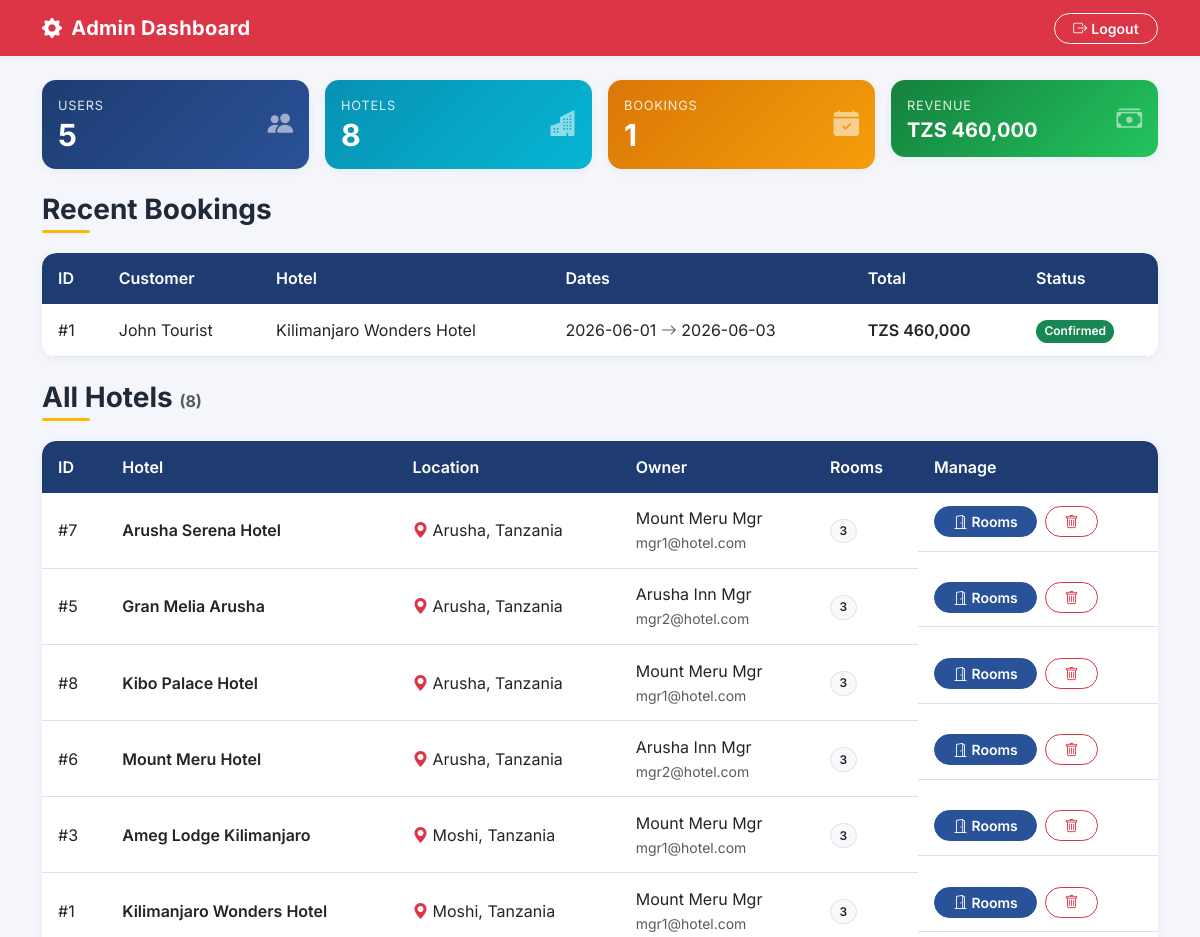
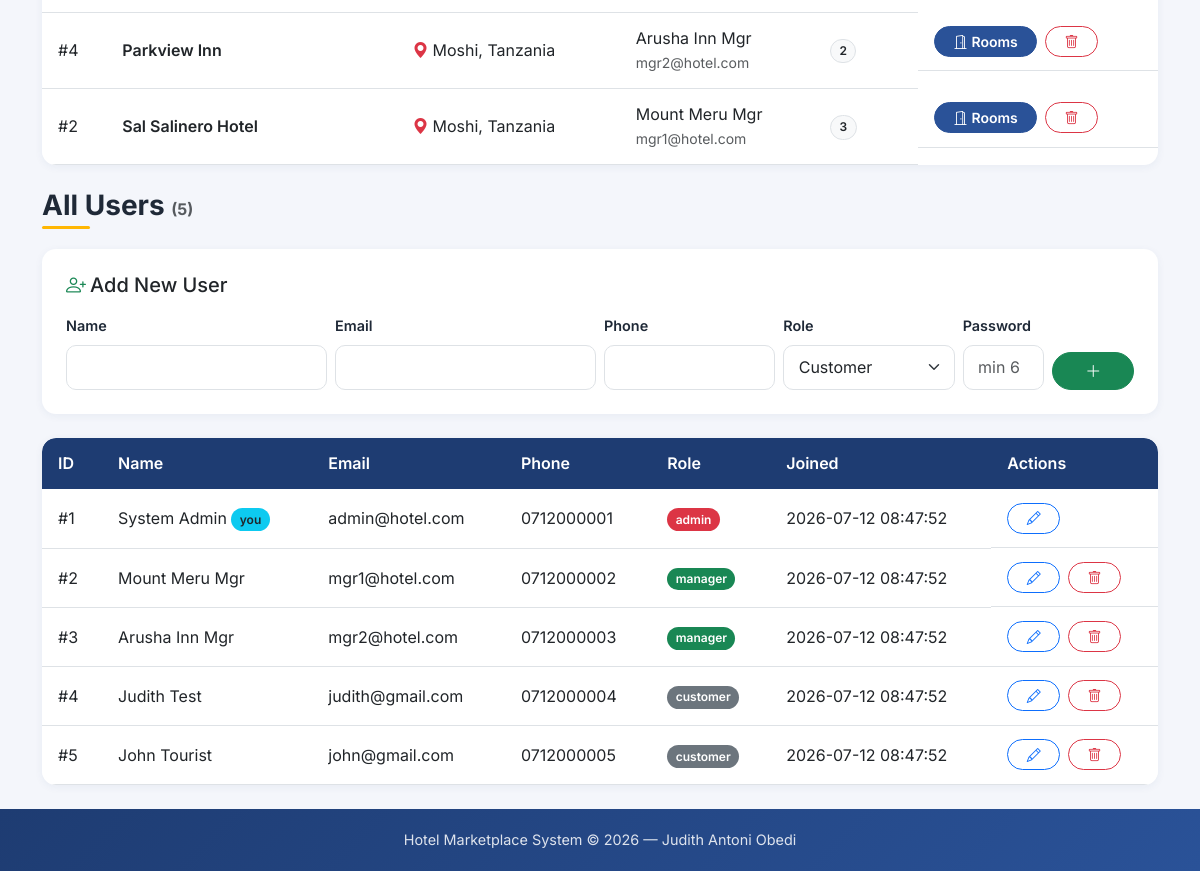
Page /admin_dashboard.php (signed in) on the committed database (2 pictures, top to bottom).
### tables this page shows
CREATE TABLE bookings (
    id INT AUTO_INCREMENT PRIMARY KEY,
    user_id INT NOT NULL,                    
    room_id INT NOT NULL,                    
    check_in DATE NOT NULL,
    check_out DATE NOT NULL,
    total_price DECIMAL(10,2) NOT NULL,
    status ENUM('pending', 'confirmed', 'cancelled', 'completed') NOT NULL DEFAULT 'confirmed',
    created_at TIMESTAMP DEFAULT CURRENT_TIMESTAMP,
    FOREIGN KEY (user_id) REFERENCES users(id) ON DELETE CASCADE,
    FOREIGN KEY (room_id) REFERENCES rooms(id) ON DELETE CASCADE,
     
    CHECK (check_out > check_in)
);

CREATE TABLE users (
    id INT AUTO_INCREMENT PRIMARY KEY,
    name VARCHAR(100) NOT NULL,
    email VARCHAR(150) NOT NULL UNIQUE,
    password VARCHAR(255) NOT NULL,         
    phone VARCHAR(20),
    role ENUM('customer', 'manager', 'admin') NOT NULL DEFAULT 'customer',
    created_at TIMESTAMP DEFAULT CURRENT_TIMESTAMP
);

CREATE TABLE hotels (
    id INT AUTO_INCREMENT PRIMARY KEY,
    manager_id INT NOT NULL,
    name VARCHAR(150) NOT NULL,
    location VARCHAR(150) NOT NULL,          
    description TEXT,
    image VARCHAR(255),                      
    website VARCHAR(255),                    
    phone VARCHAR(40),                       
    rating DECIMAL(2,1),                     
    created_at TIMESTAMP DEFAULT CURRENT_TIMESTAMP,
    FOREIGN KEY (manager_id) REFERENCES users(id) ON DELETE CASCADE
);

### config.php (called while the page is built, shortened)
<?php
function safe($text) {
    return htmlspecialchars($text, ENT_QUOTES, 'UTF-8');
}
?>

### admin_dashboard.php (the view, shortened to what this page needs)
<?php
require_once 'config.php';
$valid_roles = ['customer', 'manager', 'admin'];
$edit_user = (int)($_GET['edit_user'] ?? 0);
$stats = [
    'users'    => $pdo->query("SELECT COUNT(*) FROM users")->fetchColumn(),
    'hotels'   => $pdo->query("SELECT COUNT(*) FROM hotels")->fetchColumn(),
    'rooms'    => $pdo->query("SELECT COUNT(*) FROM rooms")->fetchColumn(),
    'bookings' => $pdo->query("SELECT COUNT(*) FROM bookings")->fetchColumn(),
    'revenue'  => $pdo->query("SELECT COALESCE(SUM(total_price),0) FROM bookings WHERE status='confirmed'")->fetchColumn(),
];
$recent = $pdo->query("
    SELECT b.*, u.name AS customer, h.name AS hotel
    FROM bookings b
    JOIN users u  ON b.user_id = u.id
    JOIN rooms r  ON b.room_id = r.id
    JOIN hotels h ON r.hotel_id = h.id
    ORDER BY b.created_at DESC LIMIT 10
")->fetchAll();
$users = $pdo->query("SELECT id, name, email, phone, role, created_at FROM users ORDER BY created_at DESC")->fetchAll();
$hotels = $pdo->query("
    SELECT h.*, u.name AS owner_name, u.email AS owner_email,
           (SELECT COUNT(*) FROM rooms r WHERE r.hotel_id = h.id AND r.is_active = 1) AS room_count
    FROM hotels h JOIN users u ON h.manager_id = u.id
    ORDER BY h.location, h.name
")->fetchAll();
?>
<!DOCTYPE html>
<html lang="en">
<head>
    <link href="https://cdn.jsdelivr.net/npm/bootstrap@5.3.0/dist/css/bootstrap.min.css" rel="stylesheet">
    <link href="https://cdn.jsdelivr.net/npm/bootstrap-icons@1.11.3/font/bootstrap-icons.min.css" rel="stylesheet">
    <link href="assets/css/app.css" rel="stylesheet">
</head>
<body>
<nav class="navbar navbar-dark bg-danger">
    <div class="container">
        <a class="navbar-brand"><i class="bi bi-gear-fill me-1"></i> Admin Dashboard</a>
        <a href="logout.php" class="btn btn-outline-light btn-sm"><i class="bi bi-box-arrow-right me-1"></i>Logout</a>
    </div>
</nav>
<main class="container my-4">
    <div class="row g-3 mb-4">
        <div class="col-6 col-lg-3">
            <div class="card stat-card" style="background:linear-gradient(135deg,#1e3c72,#2a5298);">
                <div class="card-body d-flex justify-content-between align-items-center">
                    <div><div class="stat-label">Users</div><p class="stat-value"><?= $stats['users'] ?></p></div>
                    <i class="bi bi-people-fill"></i>
                </div>
            </div>
        </div>
        <div class="col-6 col-lg-3">
            <div class="card stat-card" style="background:linear-gradient(135deg,#0891b2,#06b6d4);">
                <div class="card-body d-flex justify-content-between align-items-center">
                    <div><div class="stat-label">Hotels</div><p class="stat-value"><?= $stats['hotels'] ?></p></div>
                    <i class="bi bi-buildings-fill"></i>
                </div>
            </div>
        </div>
        <div class="col-6 col-lg-3">
            <div class="card stat-card" style="background:linear-gradient(135deg,#d97706,#f59e0b);">
                <div class="card-body d-flex justify-content-between align-items-center">
                    <div><div class="stat-label">Bookings</div><p class="stat-value"><?= $stats['bookings'] ?></p></div>
                    <i class="bi bi-calendar-check-fill"></i>
                </div>
            </div>
        </div>
        <div class="col-6 col-lg-3">
            <div class="card stat-card" style="background:linear-gradient(135deg,#15803d,#22c55e);">
                <div class="card-body d-flex justify-content-between align-items-center">
                    <div><div class="stat-label">Revenue</div><p class="stat-value fs-5">TZS <?= number_format($stats['revenue']) ?></p></div>
                    <i class="bi bi-cash-stack"></i>
                </div>
            </div>
        </div>
    </div>
    <h3 class="section-title">Recent Bookings</h3>
    <div class="table-wrap mb-4">
    <table class="table align-middle mb-0">
        <thead><tr>
            <th>ID</th><th>Customer</th><th>Hotel</th>
            <th>Dates</th><th>Total</th><th>Status</th>
        </tr></thead>
        <tbody>
        <?php foreach ($recent as $b): ?>
            <tr>
                <td>#<?= (int)$b['id'] ?></td>
                <td><?= safe($b['customer']) ?></td>
                <td><?= safe($b['hotel']) ?></td>
                <td><?= safe($b['check_in']) ?> <i class="bi bi-arrow-right text-muted"></i> <?= safe($b['check_out']) ?></td>
                <td class="fw-semibold">TZS <?= number_format($b['total_price']) ?></td>
                <td><span class="badge bg-<?= $b['status']==='confirmed'?'success':($b['status']==='cancelled'?'danger':'warning') ?>"><?= safe(ucfirst($b['status'])) ?></span></td>
            </tr>
        <?php endforeach; ?>
        </tbody>
    </table>
    </div>
    <h3 class="section-title">All Hotels <span class="text-muted fs-6">(<?= count($hotels) ?>)</span></h3>
    <div class="table-wrap mb-4">
    <table class="table align-middle mb-0">
        <thead><tr>
            <th>ID</th><th>Hotel</th><th>Location</th><th>Owner</th><th>Rooms</th><th>Manage</th>
        </tr></thead>
        <tbody>
        <?php foreach ($hotels as $h): ?>
            <tr>
                <td>#<?= (int)$h['id'] ?></td>
                <td class="fw-semibold"><?= safe($h['name']) ?></td>
                <td><i class="bi bi-geo-alt-fill text-danger me-1"></i><?= safe($h['location']) ?></td>
                <td><?= safe($h['owner_name']) ?><br><small class="text-muted"><?= safe($h['owner_email']) ?></small></td>
                <td><span class="badge bg-light text-dark border"><?= (int)$h['room_count'] ?></span></td>
                <td class="d-flex gap-2">
                    <a href="manage_rooms.php?hotel_id=<?= (int)$h['id'] ?>" class="btn btn-sm btn-primary"><i class="bi bi-door-open me-1"></i>Rooms</a>
                    <form method="POST" onsubmit="return confirm('Delete &quot;<?= safe(addslashes($h['name'])) ?>&quot;? This also removes its rooms and bookings.');">
                        <button class="btn btn-sm btn-outline-danger"><i class="bi bi-trash"></i></button>
                    </form>
                </td>
            </tr>
        <?php endforeach; ?>
        </tbody>
    </table>
    </div>
    <h3 class="section-title">All Users <span class="text-muted fs-6">(<?= count($users) ?>)</span></h3>
    <div class="card mb-4">
        <div class="card-body p-4">
            <h5 class="mb-3"><i class="bi bi-person-plus me-1 text-success"></i>Add New User</h5>
            <form method="POST" class="row g-2 align-items-end">
                <div class="col-md-3"><label class="form-label small">Name</label><input class="form-control" name="name" required></div>
                <div class="col-md-3"><label class="form-label small">Email</label><input class="form-control" name="email" type="email" required></div>
                <div class="col-md-2"><label class="form-label small">Phone</label><input class="form-control" name="phone"></div>
                <div class="col-md-2"><label class="form-label small">Role</label>
                    <select class="form-select" name="role">
                        <option value="customer">Customer</option>
                    </select>
                </div>
                <div class="col-md-1"><label class="form-label small">Password</label><input class="form-control" name="password" type="text" placeholder="min 6" required></div>
                <div class="col-md-1"><button name="add_user" class="btn btn-success w-100"><i class="bi bi-plus-lg"></i></button></div>
            </form>
        </div>
    </div>
    <div class="table-wrap">
    <table class="table align-middle mb-0">
        <thead><tr>
            <th>ID</th><th>Name</th><th>Email</th><th>Phone</th><th>Role</th><th>Joined</th><th>Actions</th>
        </tr></thead>
        <tbody>
        <?php foreach ($users as $u): ?>
            <?php if ($edit_user === (int)$u['id']): ?>
                <tr class="table-warning">
                    <form method="POST">
                        <input type="hidden" name="update_user" value="<?= (int)$u['id'] ?>">
                        <td>#<?= (int)$u['id'] ?></td>
                        <td><input class="form-control form-control-sm" name="name" value="<?= safe($u['name']) ?>" required></td>
                        <td><input class="form-control form-control-sm" name="email" type="email" value="<?= safe($u['email']) ?>" required></td>
                        <td><input class="form-control form-control-sm" name="phone" value="<?= safe($u['phone']) ?>" style="max-width:130px;"></td>
                        <td>
                            <select class="form-select form-select-sm" name="role" style="max-width:120px;">
                                <?php foreach ($valid_roles as $role): ?>
                                    <option value="<?= $role ?>" <?= $u['role']===$role?'selected':'' ?>><?= ucfirst($role) ?></option>
                                <?php endforeach; ?>
                            </select>
                        </td>
                        <td><input class="form-control form-control-sm" name="password" type="text" placeholder="new password (optional)" style="max-width:160px;"></td>
                        <td class="d-flex gap-1">
                            <button class="btn btn-sm btn-success"><i class="bi bi-check-lg"></i></button>
                            <a href="admin_dashboard.php" class="btn btn-sm btn-outline-secondary">Cancel</a>
                        </td>
                    </form>
                </tr>
            <?php else: ?>
                <tr>
                    <td>#<?= (int)$u['id'] ?></td>
                    <td><?= safe($u['name']) ?><?php if ((int)$u['id'] === (int)$_SESSION['user_id']): ?> <span class="badge bg-info text-dark">you</span><?php endif; ?></td>
                    <td><?= safe($u['email']) ?></td>
                    <td><?= safe($u['phone']) ?></td>
                    <td><span class="badge bg-<?= $u['role']==='admin'?'danger':($u['role']==='manager'?'success':'secondary') ?>"><?= safe($u['role']) ?></span></td>
                    <td><?= safe($u['created_at']) ?></td>
                    <td class="d-flex gap-2">
                        <a href="admin_dashboard.php?edit_user=<?= (int)$u['id'] ?>#users" class="btn btn-sm btn-outline-primary"><i class="bi bi-pencil"></i></a>
                        <?php if ((int)$u['id'] !== (int)$_SESSION['user_id']): ?>
                            <form method="POST" onsubmit="return confirm('Delete user &quot;<?= safe(addslashes($u['name'])) ?>&quot;?<?= $u['role']==='manager' ? ' This also removes their hotels, rooms and bookings.' : '' ?>');">
                                <button class="btn btn-sm btn-outline-danger"><i class="bi bi-trash"></i></button>
                            </form>
                        <?php endif; ?>
                    </td>
                </tr>
            <?php endif; ?>
        <?php endforeach; ?>
        </tbody>
    </table>
    </div>
</main>
<footer class="site-footer">
    Hotel Marketplace System &copy; <?= date('Y') ?> — Judith Antoni Obedi
</footer>
</body>
</html>

### assets/css/app.css (style rules this page uses)
:root { --brand-1: #1e3c72; --brand-2: #2a5298; --brand-accent: #ffb703; --brand-accent-dark: #f59e0b; --ink: #1f2937; --muted: #6b7280; --surface: #f4f6fb; --radius: 14px; --shadow-sm: 0 2px 8px rgba(30, 60, 114, .06); --shadow-md: 0 10px 30px rgba(30, 60, 114, .12); }
body { font-family: 'Inter', system-ui, -apple-system, "Segoe UI", Roboto, sans-serif; color: var(--ink); background-color: var(--surface); min-height: 100vh; display: flex; flex-direction: column; }
main, .page-body { flex: 1 0 auto; }
.navbar { box-shadow: var(--shadow-sm); }
.navbar-brand { font-weight: 700; letter-spacing: .3px; }
.btn { border-radius: 999px; font-weight: 600; padding-inline: 1.15rem; transition: transform .12s ease, box-shadow .12s ease; }
.btn-primary { --bs-btn-bg: var(--brand-2); --bs-btn-border-color: var(--brand-2); --bs-btn-hover-bg: var(--brand-1); --bs-btn-hover-border-color: var(--brand-1); }
.card { border: none; border-radius: var(--radius); box-shadow: var(--shadow-sm); overflow: hidden; }
.stat-card { border-radius: var(--radius); border: none; color: #fff; }
.stat-card .stat-label { font-size: .8rem; text-transform: uppercase; letter-spacing: .06em; opacity: .85; margin-bottom: .25rem; }
.stat-card .stat-value { font-size: 1.9rem; font-weight: 700; line-height: 1.1; margin: 0; }
.stat-card i { font-size: 1.6rem; opacity: .55; }
.form-control, .form-select { border-radius: 10px; padding: .6rem .9rem; }
.form-label, label { font-weight: 600; font-size: .9rem; color: var(--ink); }
.table { border-radius: var(--radius); overflow: hidden; margin-bottom: 0; }
.table > :not(caption) > * > * { padding: .85rem 1rem; }
.table thead th { background: var(--brand-1); color: #fff; font-weight: 600; border: none; }
.table-wrap { background: #fff; border-radius: var(--radius); box-shadow: var(--shadow-sm); overflow: hidden; }
.badge { font-weight: 600; padding: .45em .7em; border-radius: 999px; }
.section-title { font-weight: 700; margin-bottom: 1.25rem; position: relative; padding-bottom: .4rem; }
.section-title::after { content: ""; position: absolute; left: 0; bottom: 0; width: 48px; height: 3px; border-radius: 3px; background: var(--brand-accent); }
.site-footer { flex-shrink: 0; background: linear-gradient(135deg, var(--brand-1), var(--brand-2)); color: rgba(255, 255, 255, .85); text-align: center; padding: 1.25rem 0; font-size: .9rem; }

### rows in the picture
bookings: user "5", id "1", total_price "460,000", user.name "John Tourist", hotels.name "Kilimanjaro Wonders Hotel", check_in "2026-06-01", check_out "2026-06-03", status "Confirmed"
hotels: id "7", name "Arusha Serena Hotel", location "Arusha, Tanzania", manager.name "Mount Meru Mgr", manager.email "mgr1@hotel.com", room_count "3"
hotels: id "5", name "Gran Melia Arusha", location "Arusha, Tanzania", manager.name "Arusha Inn Mgr", manager.email "mgr2@hotel.com", room_count "3"
hotels: id "8", name "Kibo Palace Hotel", location "Arusha, Tanzania", manager.name "Mount Meru Mgr", manager.email "mgr1@hotel.com", room_count "3"
hotels: id "6", name "Mount Meru Hotel", location "Arusha, Tanzania", manager.name "Arusha Inn Mgr", manager.email "mgr2@hotel.com", room_count "3"
hotels: id "3", name "Ameg Lodge Kilimanjaro", location "Moshi, Tanzania", manager.name "Mount Meru Mgr", manager.email "mgr1@hotel.com", room_count "3"
hotels: id "1", name "Kilimanjaro Wonders Hotel", location "Moshi, Tanzania", manager.name "Mount Meru Mgr", manager.email "mgr1@hotel.com", room_count "3"
hotels: id "4", name "Parkview Inn", location "Moshi, Tanzania", manager.name "Arusha Inn Mgr", manager.email "mgr2@hotel.com", room_count "2"
hotels: id "2", name "Sal Salinero Hotel", location "Moshi, Tanzania", manager.name "Mount Meru Mgr", manager.email "mgr1@hotel.com", room_count "3"
users: id "1", name "System Admin", shows "you", email "admin@hotel.com", phone "0712000001", role "admin", created_at "2026-07-12 08:47:52"
users: id "2", name "Mount Meru Mgr", email "mgr1@hotel.com", phone "0712000002", role "manager", created_at "2026-07-12 08:47:52"
users: id "3", name "Arusha Inn Mgr", email "mgr2@hotel.com", phone "0712000003", role "manager", created_at "2026-07-12 08:47:52"
users: id "4", name "Judith Test", email "judith@gmail.com", phone "0712000004", role "customer", created_at "2026-07-12 08:47:52"
users: id "5", name "John Tourist", email "john@gmail.com", phone "0712000005", role "customer", created_at "2026-07-12 08:47:52"

### other values in the picture
$stats['hotels'] "8"
count($hotels) "8"
count($users) "5"
